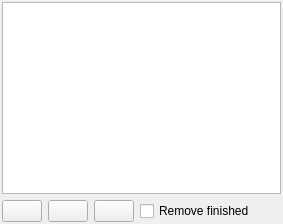
         <widget class="QWidget" name="tabDownloads">
          <attribute name="icon">
           <iconset resource="../qmc2.qrc">
            <normaloff>:/data/img/download.png</normaloff>:/data/img/download.png</iconset>
          </attribute>
          <attribute name="title">
           <string>Do&amp;wnloads</string>
          </attribute>
          <layout class="QGridLayout" name="gridLayoutDownloads">
           <property name="margin">
            <number>2</number>
           </property>
           <item row="0" column="0" colspan="5">
            <widget class="QTreeWidget" name="treeWidgetDownloads">
             <property name="sizePolicy">
              <sizepolicy hsizetype="Ignored" vsizetype="Expanding">
               <horstretch>0</horstretch>
               <verstretch>0</verstretch>
              </sizepolicy>
             </property>
             <property name="toolTip">
              <string>List of active/inactive downloads</string>
             </property>
             <property name="statusTip">
              <string>List of active/inactive downloads</string>
             </property>
             <property name="editTriggers">
              <set>QAbstractItemView::NoEditTriggers</set>
             </property>
             <property name="selectionMode">
              <enum>QAbstractItemView::ExtendedSelection</enum>
             </property>
             <property name="rootIsDecorated">
              <bool>false</bool>
             </property>
             <property name="uniformRowHeights">
              <bool>true</bool>
             </property>
             <property name="allColumnsShowFocus">
              <bool>true</bool>
             </property>
             <property name="headerHidden">
              <bool>true</bool>
             </property>
             <attribute name="headerMinimumSectionSize">
              <number>0</number>
             </attribute>
             <column>
              <property name="text">
               <string>Status</string>
              </property>
             </column>
             <column>
              <property name="text">
               <string>Progress</string>
              </property>
             </column>
            </widget>
           </item>
           <item row="1" column="0">
            <widget class="QPushButton" name="pushButtonClearFinishedDownloads">
             <property name="sizePolicy">
              <sizepolicy hsizetype="Minimum" vsizetype="Minimum">
               <horstretch>0</horstretch>
               <verstretch>0</verstretch>
              </sizepolicy>
             </property>
             <property name="toolTip">
              <string>Clear finished / stopped downloads from list</string>
             </property>
             <property name="statusTip">
              <string>Clear finished / stopped downloads from list</string>
             </property>
             <property name="text">
              <string/>
             </property>
             <property name="icon">
              <iconset resource="../qmc2.qrc">
               <normaloff>:/data/img/broom.png</normaloff>:/data/img/broom.png</iconset>
             </property>
            </widget>
           </item>
           <item row="1" column="1">
            <widget class="QPushButton" name="pushButtonReloadSelectedDownloads">
             <property name="sizePolicy">
              <sizepolicy hsizetype="Minimum" vsizetype="Minimum">
               <horstretch>0</horstretch>
               <verstretch>0</verstretch>
              </sizepolicy>
             </property>
             <property name="toolTip">
              <string>Reload selected downloads</string>
             </property>
             <property name="statusTip">
              <string>Reload selected downloads</string>
             </property>
             <property name="text">
              <string/>
             </property>
             <property name="icon">
              <iconset resource="../qmc2.qrc">
               <normaloff>:/data/img/reload.png</normaloff>:/data/img/reload.png</iconset>
             </property>
            </widget>
           </item>
           <item row="1" column="2">
            <widget class="QPushButton" name="pushButtonStopSelectedDownloads">
             <property name="sizePolicy">
              <sizepolicy hsizetype="Minimum" vsizetype="Minimum">
               <horstretch>0</horstretch>
               <verstretch>0</verstretch>
              </sizepolicy>
             </property>
             <property name="toolTip">
              <string>Stop selected downloads</string>
             </property>
             <property name="statusTip">
              <string>Stop selected downloads</string>
             </property>
             <property name="text">
              <string/>
             </property>
             <property name="icon">
              <iconset resource="../qmc2.qrc">
               <normaloff>:/data/img/stop_browser.png</normaloff>:/data/img/stop_browser.png</iconset>
             </property>
            </widget>
           </item>
           <item row="1" column="3">
            <widget class="QCheckBox" name="checkBoxRemoveFinishedDownloads">
             <property name="sizePolicy">
              <sizepolicy hsizetype="Expanding" vsizetype="Fixed">
               <horstretch>0</horstretch>
               <verstretch>0</verstretch>
              </sizepolicy>
             </property>
             <property name="toolTip">
              <string>Automatically remove successfully finished downloads from this list</string>
             </property>
             <property name="text">
              <string>Remove finished</string>
             </property>
            </widget>
           </item>
           <item row="1" column="4">
            <spacer name="horizontalSpacer">
             <property name="orientation">
              <enum>Qt::Horizontal</enum>
             </property>
             <property name="sizeHint" stdset="0">
              <size>
               <width>20</width>
               <height>20</height>
              </size>
             </property>
            </spacer>
           </item>
          </layout>
         </widget>
